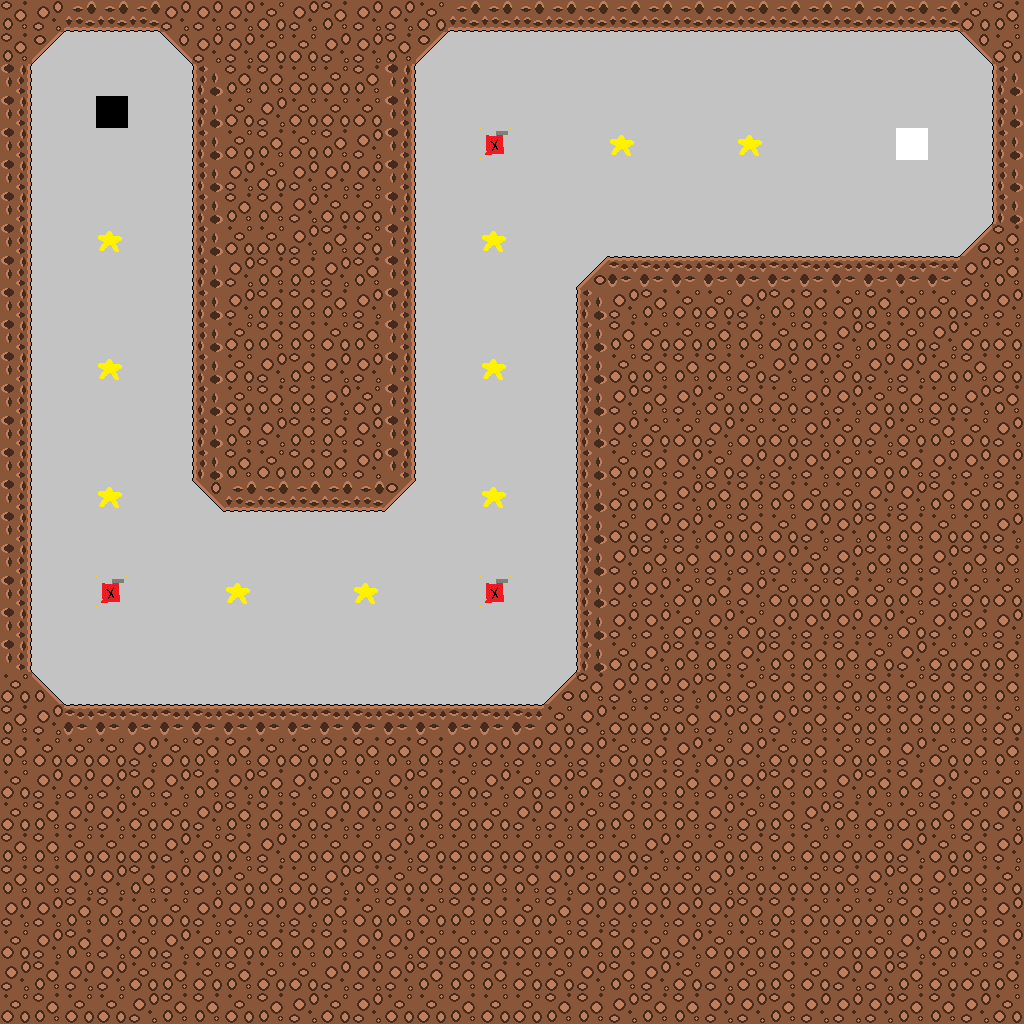

Rendered tile map (Tiled .tmx) drawn with the repository's tilesets; below, a short description and the full map source, tile grids included:
An orthogonal 32x32 tile map with 32x32 px tiles, 1 tile layer (02).

<map version="1.0" orientation="orthogonal" renderorder="right-down" width="32" height="32" tilewidth="32" tileheight="32" nextobjectid="1">
 <tileset firstgid="1" name="tiles" tilewidth="32" tileheight="32" tilecount="32">
  <image source="../assets/tiles.png" width="1024" height="32" />
 </tileset>
 <layer name="02" width="32" height="32">
  <data encoding="csv">
1,15,13,13,13,15,15,15,16,15,1,15,15,16,13,13,13,13,13,13,13,13,13,13,13,13,13,13,13,13,16,1,
1,18,2,2,2,19,15,15,16,16,15,15,1,18,2,2,2,2,2,2,2,2,2,2,2,2,2,2,2,2,19,16,
12,2,2,2,2,2,14,1,1,16,16,1,12,2,2,2,2,2,2,2,2,2,2,2,2,2,2,2,2,2,2,14,
12,2,2,3,2,2,14,16,15,16,16,16,12,2,2,2,2,2,2,2,2,2,2,2,2,2,2,2,2,2,2,14,
12,2,2,2,2,2,14,16,1,16,1,15,12,2,2,6,2,2,2,5,2,2,2,5,2,2,2,2,4,2,2,14,
12,2,2,2,2,2,14,15,16,15,15,15,12,2,2,2,2,2,2,2,2,2,2,2,2,2,2,2,2,2,2,14,
12,2,2,2,2,2,14,1,1,15,16,16,12,2,2,2,2,2,2,2,2,2,2,2,2,2,2,2,2,2,2,14,
12,2,2,5,2,2,14,16,16,15,1,16,12,2,2,5,2,2,2,2,2,2,2,2,2,2,2,2,2,2,20,1,
12,2,2,2,2,2,14,15,1,1,15,1,12,2,2,2,2,2,20,11,11,11,11,11,11,11,11,11,11,11,15,1,
12,2,2,2,2,2,14,15,1,1,1,15,12,2,2,2,2,2,14,15,1,16,16,15,1,1,16,1,16,16,15,15,
12,2,2,2,2,2,14,16,1,1,16,1,12,2,2,2,2,2,14,1,16,16,1,1,16,1,15,1,16,15,16,16,
12,2,2,5,2,2,14,16,15,1,15,15,12,2,2,5,2,2,14,16,1,1,1,16,15,15,16,15,15,16,1,16,
12,2,2,2,2,2,14,16,1,1,15,16,12,2,2,2,2,2,14,15,1,15,16,1,16,15,15,16,1,16,15,1,
12,2,2,2,2,2,14,1,15,1,1,15,12,2,2,2,2,2,14,15,16,16,15,16,16,15,16,15,16,1,16,15,
12,2,2,2,2,2,14,1,16,1,1,15,12,2,2,2,2,2,14,16,1,15,16,15,15,15,16,16,1,15,15,15,
12,2,2,5,2,2,19,13,13,13,13,13,18,2,2,5,2,2,14,16,1,15,1,1,1,16,16,15,15,1,16,1,
12,2,2,2,2,2,2,2,2,2,2,2,2,2,2,2,2,2,14,16,15,15,16,1,16,15,15,1,1,16,16,15,
12,2,2,2,2,2,2,2,2,2,2,2,2,2,2,2,2,2,14,15,1,1,15,15,15,16,15,1,1,15,1,1,
12,2,2,6,2,2,2,5,2,2,2,5,2,2,2,6,2,2,14,15,15,16,1,15,16,16,1,16,1,15,16,16,
12,2,2,2,2,2,2,2,2,2,2,2,2,2,2,2,2,2,14,15,15,16,15,16,15,15,15,15,16,15,1,15,
12,2,2,2,2,2,2,2,2,2,2,2,2,2,2,2,2,2,14,16,15,1,1,15,1,1,1,16,15,16,16,1,
16,17,2,2,2,2,2,2,2,2,2,2,2,2,2,2,2,20,1,15,15,15,1,16,1,1,16,1,16,1,1,1,
1,15,11,11,11,11,11,11,11,11,11,11,11,11,11,11,11,16,15,16,16,1,15,1,15,1,16,1,1,1,1,16,
1,16,16,16,15,16,1,1,16,16,1,1,1,1,15,15,15,15,15,16,1,15,16,15,16,1,16,1,15,16,1,1,
16,15,15,15,1,15,1,15,1,15,16,16,15,1,16,15,16,15,1,15,1,1,15,15,1,1,15,1,1,15,16,16,
16,1,15,15,16,16,15,1,1,16,15,15,15,1,16,16,15,15,16,1,1,1,15,16,1,15,1,16,16,1,16,15,
1,1,16,16,16,15,16,1,15,16,16,16,15,16,16,16,16,16,16,16,15,16,16,1,1,16,16,16,15,16,1,15,
1,1,15,15,1,15,15,16,1,16,15,1,16,1,16,1,1,15,16,15,16,16,15,16,16,16,1,15,1,15,1,16,
15,15,1,1,16,16,15,15,15,15,1,16,1,16,1,1,16,1,15,15,15,15,15,1,1,16,16,16,1,15,1,15,
16,15,1,15,16,15,16,16,1,1,1,15,15,16,16,16,16,16,1,1,16,15,16,16,1,16,16,16,15,16,1,15,
15,1,15,15,16,1,16,1,16,16,15,15,15,1,1,1,16,16,15,1,15,16,15,16,1,16,15,15,1,16,16,1,
16,1,16,16,15,1,1,16,1,15,16,15,16,16,1,16,16,1,1,15,1,1,15,15,1,15,15,15,1,1,15,16
</data>
 </layer>
</map>
